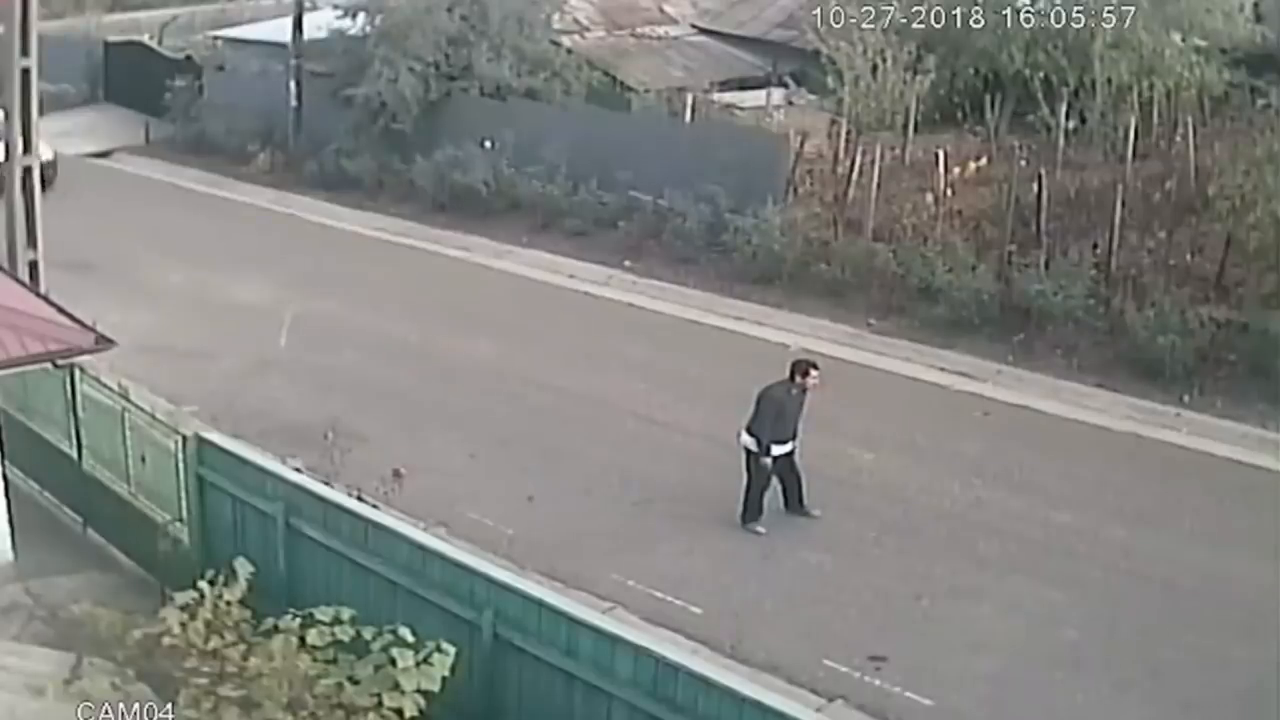
#> input picture frame 57 of Resources/MBS3523-Asn1-Q3video.mp4, 1280 x 720 px, given in place of dog.mp4, which was not available
$ python OpenCV-6-Text-on-video.py
#> lines starting #> are read from the running program, lines starting #| are printed output that depends on the picture
import cv2

capture = cv2.VideoCapture('Resources/dog.mp4')
font = cv2.FONT_HERSHEY_SIMPLEX
while True:
    success,  img = capture.read()
#> img is the input picture: shape (720, 1280, 3); mean B, G, R 125.9, 129.2, 127.4
    img = cv2.resize(img,  (int(img.shape[1] / 1.5),  int(img.shape[0] / 1.5)))
#> img: shape (480, 853, 3)
    cv2.putText(img,  'Dog',  (10,  400),  font,  3,  (0,  0, 255),  5)
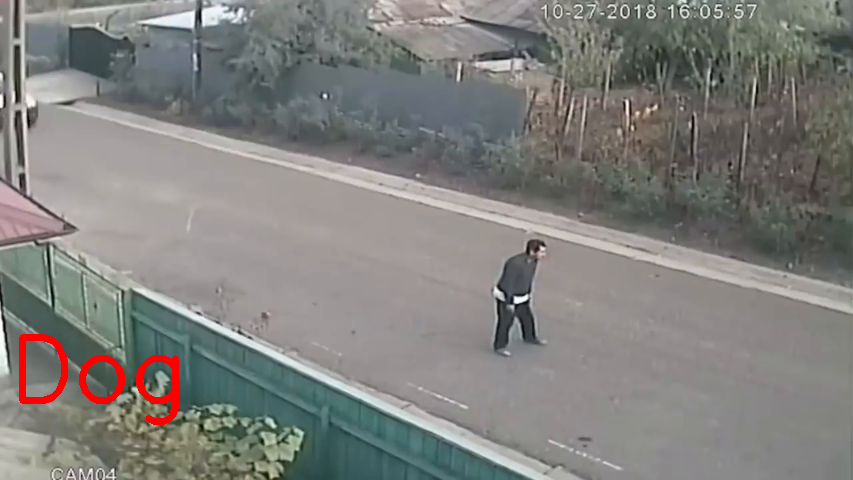
#> img: shape (480, 853, 3); mean B, G, R 125, 128.3, 128.7
    cv2.imshow('Frame',  img)
    if cv2.waitKey(20) & 0xff == ord('q'):
#> (key q is pressed here)
        break
capture.release()
cv2.destroyAllWindows()

$ run again, starting later in the video
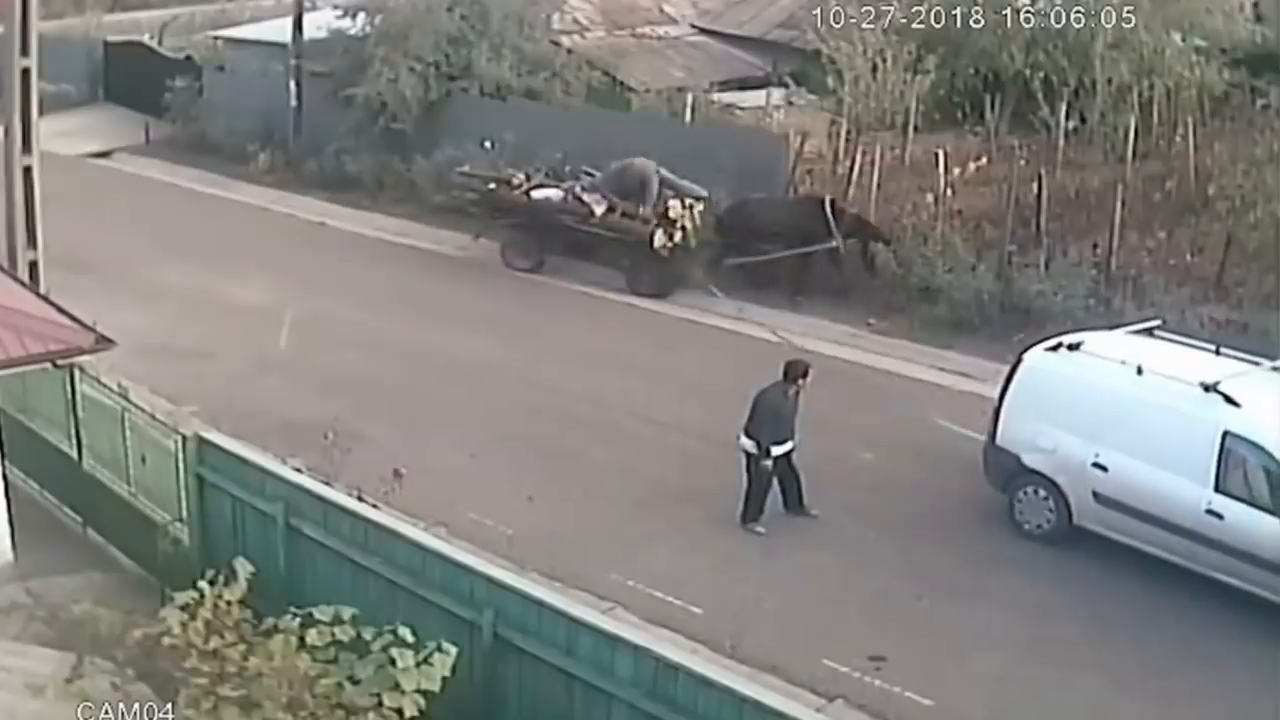
#> input picture frame 260 of Resources/MBS3523-Asn1-Q3video.mp4, 1280 x 720 px, given in place of dog.mp4, which was not available
#> img is the input picture: shape (720, 1280, 3); mean B, G, R 125.6, 128.4, 128.6
#> `cv2.putText(img,  'Dog',  (10,  400),  font,  3,  (0,  0, 255),  5)`:
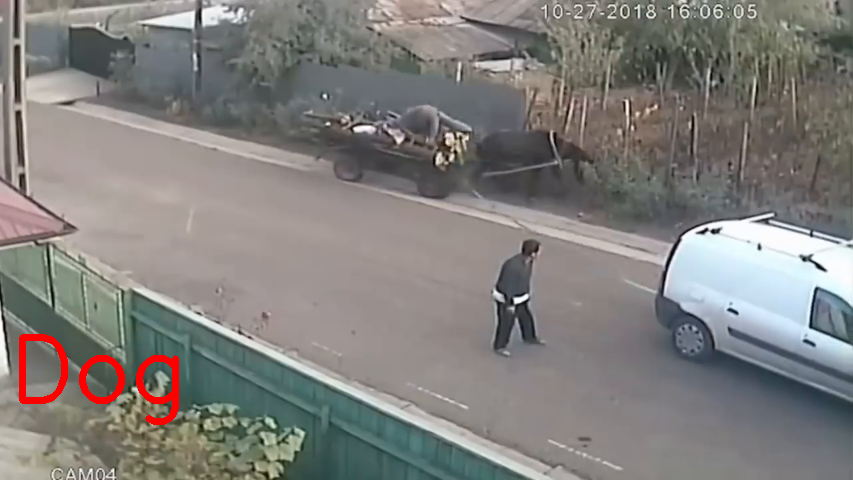
#> img: shape (480, 853, 3); mean B, G, R 124.8, 127.5, 129.9

$ run again, starting later in the video
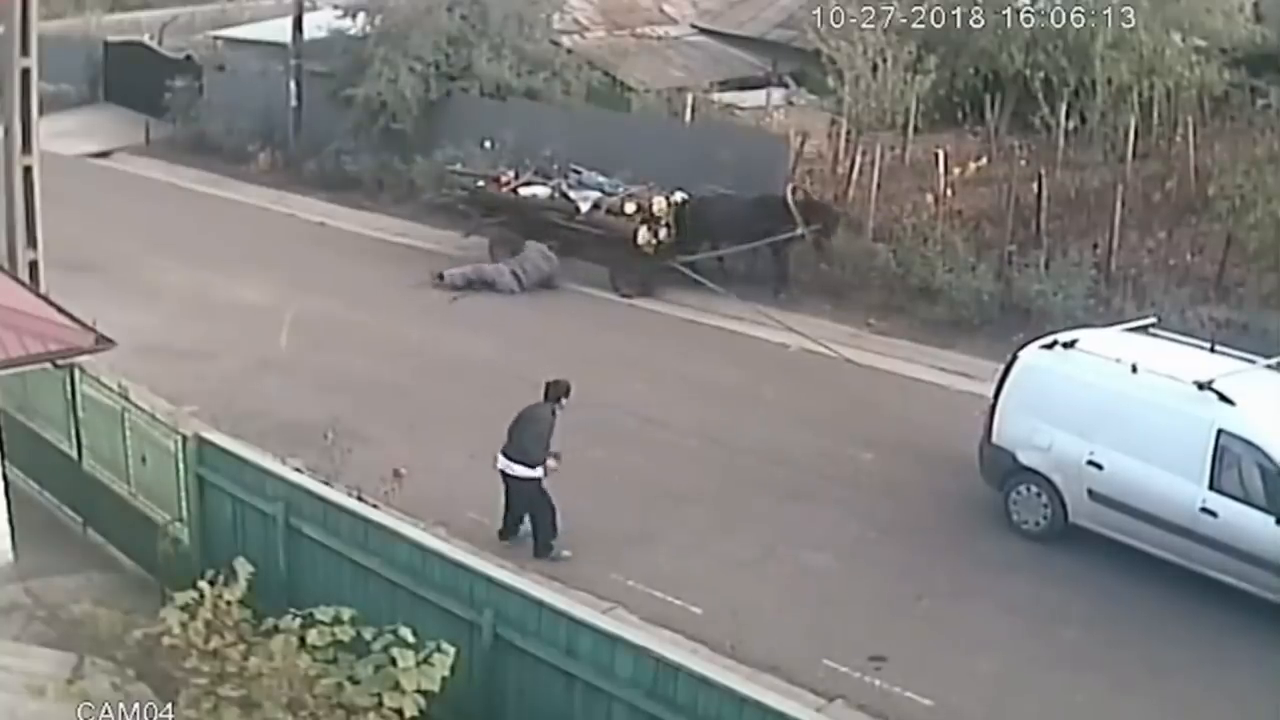
#> input picture frame 462 of Resources/MBS3523-Asn1-Q3video.mp4, 1280 x 720 px, given in place of dog.mp4, which was not available
#> img is the input picture: shape (720, 1280, 3); mean B, G, R 126.5, 129, 128.7
#> `cv2.putText(img,  'Dog',  (10,  400),  font,  3,  (0,  0, 255),  5)`:
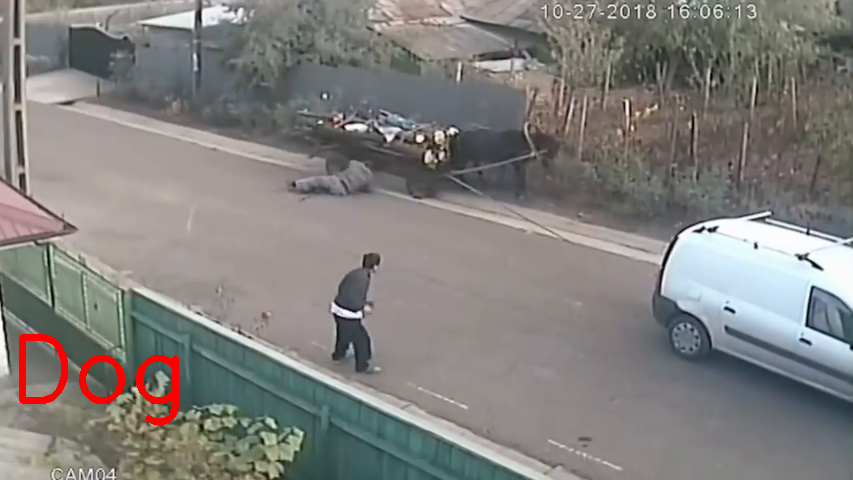
#> img: shape (480, 853, 3); mean B, G, R 125.6, 128, 130
